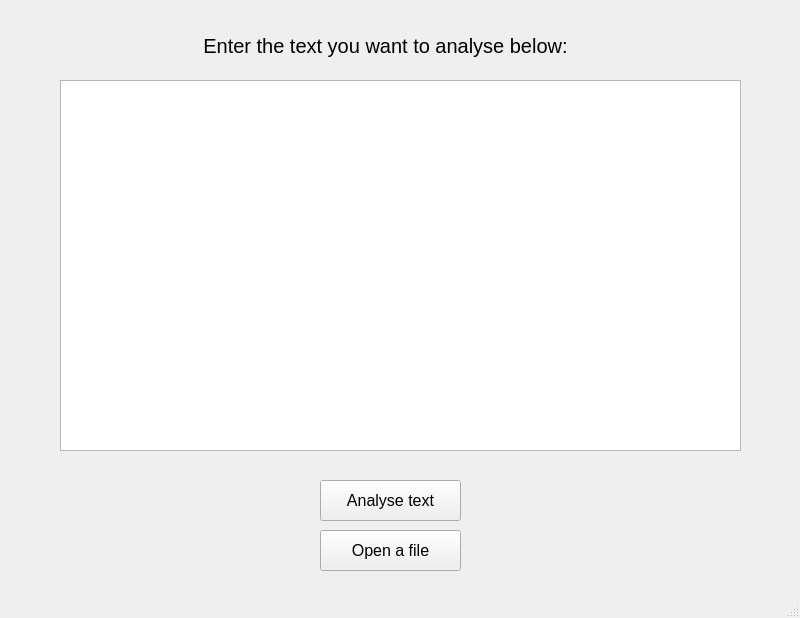
<?xml version="1.0" encoding="UTF-8"?>
<ui version="4.0">
 <class>homeWindow</class>
 <widget class="QMainWindow" name="homeWindow">
  <property name="geometry">
   <rect>
    <x>0</x>
    <y>0</y>
    <width>800</width>
    <height>618</height>
   </rect>
  </property>
  <property name="windowTitle">
   <string>Home</string>
  </property>
  <widget class="QWidget" name="centralwidget">
   <widget class="QLabel" name="home_InfoLabel">
    <property name="geometry">
     <rect>
      <x>120</x>
      <y>30</y>
      <width>531</width>
      <height>31</height>
     </rect>
    </property>
    <property name="font">
     <font>
      <pointsize>15</pointsize>
     </font>
    </property>
    <property name="text">
     <string>Enter the text you want to analyse below:</string>
    </property>
    <property name="alignment">
     <set>Qt::AlignCenter</set>
    </property>
   </widget>
   <widget class="QTextEdit" name="home_TextToAnalyse">
    <property name="geometry">
     <rect>
      <x>60</x>
      <y>80</y>
      <width>681</width>
      <height>371</height>
     </rect>
    </property>
   </widget>
   <widget class="QPushButton" name="home_AnalyseTextBtn">
    <property name="geometry">
     <rect>
      <x>320</x>
      <y>480</y>
      <width>141</width>
      <height>41</height>
     </rect>
    </property>
    <property name="font">
     <font>
      <pointsize>12</pointsize>
     </font>
    </property>
    <property name="toolTip">
     <string>Analyse the text entered into the text box.</string>
    </property>
    <property name="text">
     <string>Analyse text</string>
    </property>
   </widget>
   <widget class="QPushButton" name="home_OpenFileBtn">
    <property name="geometry">
     <rect>
      <x>320</x>
      <y>530</y>
      <width>141</width>
      <height>41</height>
     </rect>
    </property>
    <property name="font">
     <font>
      <pointsize>12</pointsize>
     </font>
    </property>
    <property name="toolTip">
     <string>Open a text file to analyse its contents.</string>
    </property>
    <property name="text">
     <string>Open a file</string>
    </property>
   </widget>
  </widget>
  <widget class="QMenuBar" name="menubar">
   <property name="geometry">
    <rect>
     <x>0</x>
     <y>0</y>
     <width>800</width>
     <height>25</height>
    </rect>
   </property>
  </widget>
  <widget class="QStatusBar" name="statusbar"/>
 </widget>
 <resources/>
 <connections/>
</ui>
